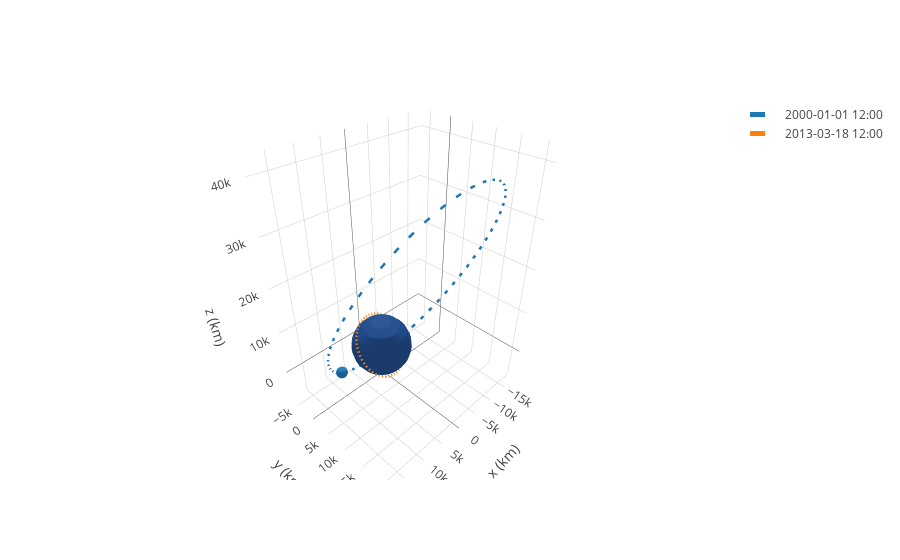

This figure's notebook cell:
### Code cell
frame = OrbitPlotter3D()

frame.plot(molniya)
frame.plot(iss)

frame.show()
